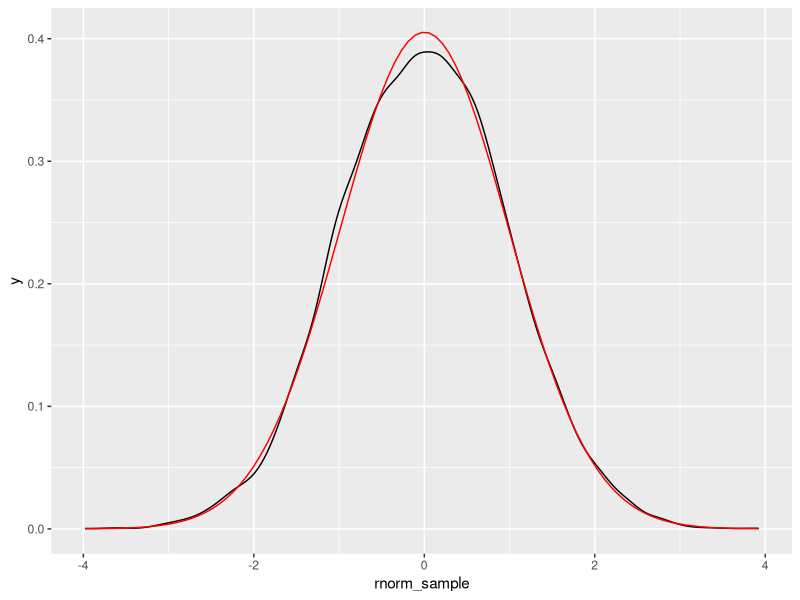

Generate this figure with R:
## ---- chunk 1
knitr::opts_chunk$set(echo = TRUE, message = FALSE, comment = "")
## ---- chunk 2
# Load any packages and datasets you need here.
library(tibble)
library(tidyverse)
library(dplyr)
library(ggplot2)
## ---- chunk 3
#
pnorm(1, 0, 1) - pnorm(-1, 0, 1)  # P(-1 <= X <= 1)
pnorm(2, 0, 1) - pnorm(-2, 0, 1)  # P(-2 <= X <= 2)
pnorm(3, 0, 1) - pnorm(-3, 0, 1)  # P(-3 <= X <= 3)
## ---- chunk 4
#
# rand_dat <- tibble(unif_sample = runif(10000, 0, 1))
# 
# rand_stat <- rand_dat %>%
#   summarize(randmean = mean(unif_sample), randsd = sd(unif_sample), randmedian = median(unif_sample))
# 
# rand_stat

n <- 30
min <- 0
max <- 1
X <- runif(n, min, max)


mean(X)


median(X)


## ---- chunk 5
#
qnorm(p = .05, mean = 0, sd = 1)
qnorm(p = .05, mean = 0, sd = 1, lower.tail = F)

qnorm(p = .025, mean = 0, sd = 1)
qnorm(p = .025, mean = 0, sd = 1, lower.tail = F)

qnorm(p = .005, mean = 0, sd = 1)
qnorm(p = .005, mean = 0, sd = 1, lower.tail = F)

## ---- chunk 6
#
rand_dat <- tibble(rnorm_sample = rnorm(10000, 0, 1))

rand_stat <- rand_dat %>%
  summarize(randmean = mean(rnorm_sample), randsd = sd(rnorm_sample), randmedian = median(rnorm_sample))

ggplot(rand_dat , aes(x = rnorm_sample)) + 
  geom_density() +
  stat_function(fun = dnorm, 
                args = list(rand_stat$randmean, rand_stat$randsd),   
                color = "red")
## ---- chunk 7
sessionInfo()
